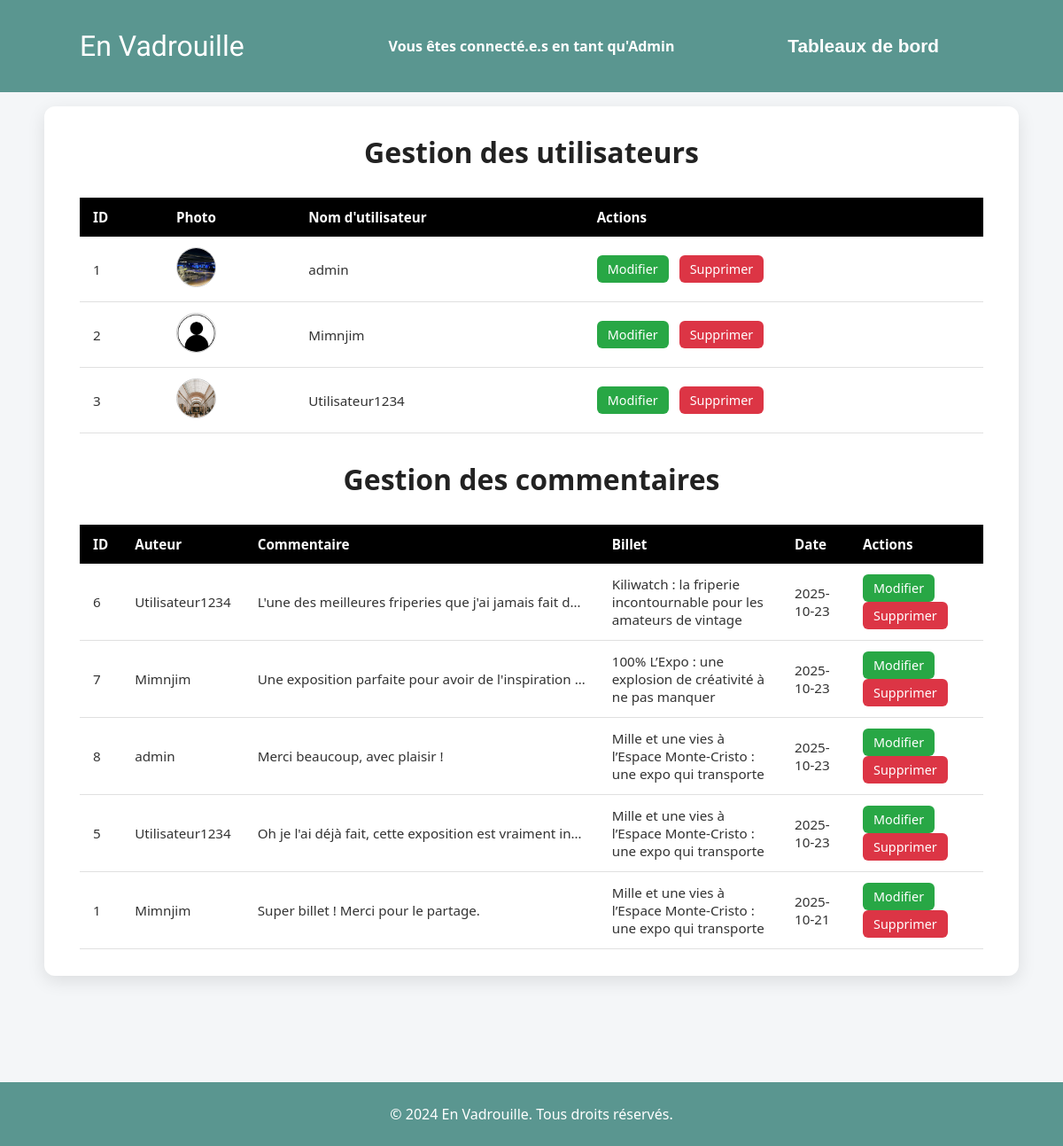
/dashboard.php (signed in), run on the app's committed database.
### tables this page shows
CREATE TABLE IF NOT EXISTS `utilisateurs` (
  `id_user` int NOT NULL AUTO_INCREMENT,
  `username` varchar(100) NOT NULL,
  `password` varchar(100) NOT NULL,
  `profile_photo` text NOT NULL,
  PRIMARY KEY (`id_user`)
);

CREATE TABLE IF NOT EXISTS `commentaires` (
  `id_commentaire` int NOT NULL AUTO_INCREMENT,
  `fk_auteur` int NOT NULL,
  `date` date NOT NULL,
  `fk_comment_billet` int NOT NULL,
  `commentaire` varchar(255) NOT NULL,
  PRIMARY KEY (`id_commentaire`),
  KEY `fk_comment_user` (`fk_comment_billet`),
  KEY `fk_auteur` (`fk_auteur`)
);

CREATE TABLE IF NOT EXISTS `billets` (
  `id_billet` int NOT NULL AUTO_INCREMENT,
  `fk_proprietaire` int NOT NULL,
  `titre` varchar(255) NOT NULL,
  `description` varchar(255) NOT NULL,
  `date` date NOT NULL,
  `image` varchar(255) NOT NULL,
  PRIMARY KEY (`id_billet`),
  KEY `fk_proprietaire` (`fk_proprietaire`)
);

### dashboard.php (the view, shortened to what this page needs)
<?php
    include_once('cnx.inc.php');
?>
<!DOCTYPE html>
<html lang="fr">
<head>
    <link rel="stylesheet" href="styles/global.css">
    <link rel="stylesheet" href="styles/dashboard.css">
    <link href='https://cdn.boxicons.com/fonts/basic/boxicons.min.css' rel='stylesheet'>
</head>
<body>
    <?php include_once('header.inc.php'); ?>
    <main>
        <div class="users-managed">
            <h1>Gestion des utilisateurs</h1>
            <?php
            $stmt_users = $cnx->query("SELECT id_user, username, profile_photo FROM utilisateurs ORDER BY id_user ASC");
            $users = $stmt_users->fetchAll(PDO::FETCH_ASSOC);
            if (count($users) > 0) {
                echo "<table>
                        <thead>
                            <tr>
                                <th>ID</th>
                                <th>Photo</th>
                                <th>Nom d'utilisateur</th>
                                <th>Actions</th>
                            </tr>
                        </thead>
                        <tbody>";
                foreach ($users as $user) {
                    $photo = !empty($user['profile_photo']) ? $user['profile_photo'] : 'images/profile/default_profile.png';
                    echo "
                        <tr>
                            <td>{$user['id_user']}</td>
                            <td><img src='{$photo}' alt='Photo de profil' class='profile-img'></td>
                            <td>" . htmlspecialchars($user['username']) . "</td>
                            <td class='actions'>
                                <a href='#' class='edit'>Modifier</a>
                                <a href='#' class='delete'>Supprimer</a>
                            </td>
                        </tr>
                    ";
                }
                echo "</tbody></table>";
            } else {
                echo "<p>Aucun utilisateur enregistré.</p>";
            }
            ?>
        </div>
        <div class="comments-managed">
            <h1>Gestion des commentaires</h1>
            <?php
            $stmt_comments = $cnx->query("
                SELECT c.id_commentaire, c.commentaire, c.date, u.username, b.titre AS billet_titre
                FROM commentaires c
                JOIN utilisateurs u ON c.fk_auteur = u.id_user
                JOIN billets b ON c.fk_comment_billet = b.id_billet
                ORDER BY c.date DESC
            ");
            $comments = $stmt_comments->fetchAll(PDO::FETCH_ASSOC);
            if (count($comments) > 0) {
                echo "<table>
                        <thead>
                            <tr>
                                <th>ID</th>
                                <th>Auteur</th>
                                <th>Commentaire</th>
                                <th>Billet</th>
                                <th>Date</th>
                                <th>Actions</th>
                            </tr>
                        </thead>
                        <tbody>";
                foreach ($comments as $comment) {
                    echo "
                        <tr>
                            <td>{$comment['id_commentaire']}</td>
                            <td>" . htmlspecialchars($comment['username']) . "</td>
                            <td>" . htmlspecialchars($comment['commentaire']) . "</td>
                            <td>" . htmlspecialchars($comment['billet_titre']) . "</td>
                            <td>" . htmlspecialchars($comment['date']) . "</td>
                            <td class='actions'>
                                <a href='#' class='edit'>Modifier</a>
                                <a href='#' class='delete'>Supprimer</a>
                            </td>
                        </tr>
                    ";
                }
                echo "</tbody></table>";
            } else {
                echo "<p>Aucun commentaire enregistré.</p>";
            }
            ?>
        </div>
    </main>
    <?php include_once('footer.inc.php'); ?>
</body>
</html>

### styles/global.css (style rules this page uses)
:root { --ff-logo: "BBH Sans Bogle", sans-serif; --ff-second-title: 'Segoe UI', Tahoma, Geneva, Verdana, sans-serif; --ff-text: 'Arial Narrow', Arial, sans-serif; --color-dark: #5A9690; --color-light: #E9B63B; }
*, *::before, *::after { margin: 0; padding: 0; box-sizing: border-box; }

### styles/dashboard.css (style rules this page uses)
body { font-family: 'Segoe UI', Tahoma, Geneva, Verdana, sans-serif; margin: 0; background-color: #f4f6f8; color: #333; }
main { max-width: 1100px; margin: 120px auto; background-color: #fff; padding: 30px 40px; border-radius: 12px; box-shadow: 0 6px 20px rgba(0,0,0,0.1); display: flex; flex-direction: column; gap: 30px; }
div > h1 { text-align: center; font-size: 2rem; margin-bottom: 30px; color: #222; }
table { width: 100%; border-collapse: collapse; margin-top: 20px; font-size: 0.95rem; }
thead { background-color: #000; color: #fff; }
thead th { padding: 12px 15px; text-align: left; font-weight: 600; }
tbody tr { border-bottom: 1px solid #e0e0e0; transition: background-color 0.2s; }
tbody td { padding: 12px 15px; vertical-align: middle; }
.profile-img { width: 45px; height: 45px; border-radius: 50%; object-fit: cover; border: 1px solid #ccc; }
.actions a { display: inline-block; padding: 6px 12px; border-radius: 6px; text-decoration: none; font-weight: 500; font-size: 0.9rem; margin-right: 8px; transition: all 0.2s; }
.actions .edit { background-color: #28a745; color: #fff; }
.actions .delete { background-color: #dc3545; color: #fff; }
table td:nth-child(3) { max-width: 400px; overflow: hidden; text-overflow: ellipsis; white-space: nowrap; }

### data on the page
utilisateurs: id_user "1", profile_photo (picture), username "admin"
utilisateurs: id_user "2", shows a picture, username "Mimnjim"
utilisateurs: id_user "3", profile_photo (picture), username "Utilisateur1234"
commentaires: id_commentaire "6", fk_auteur.username "Utilisateur1234", commentaire "L'une des meilleures friperies que j'ai jamais fait d…", fk_comment_billet.titre "Kiliwatch : la friperie incontournable pour les amateurs de vintage", date "2025-10-23"
commentaires: id_commentaire "7", fk_auteur.username "Mimnjim", commentaire "Une exposition parfaite pour avoir de l'inspiration…", fk_comment_billet.titre "100% L’Expo : une explosion de créativité à ne pas manquer", date "2025-10-23"
commentaires: id_commentaire "8", fk_auteur.username "admin", commentaire "Merci beaucoup, avec plaisir !", fk_comment_billet.titre "Mille et une vies à l’Espace Monte-Cristo : une expo qui transporte", date "2025-10-23"
commentaires: id_commentaire "5", fk_auteur.username "Utilisateur1234", commentaire "Oh je l'ai déjà fait, cette exposition est vraiment in…", fk_comment_billet.titre "Mille et une vies à l’Espace Monte-Cristo : une expo qui transporte", date "2025-10-23"
commentaires: id_commentaire "1", fk_auteur.username "Mimnjim", commentaire "Super billet ! Merci pour le partage.", fk_comment_billet.titre "Mille et une vies à l’Espace Monte-Cristo : une expo qui transporte", date "2025-10-21"
